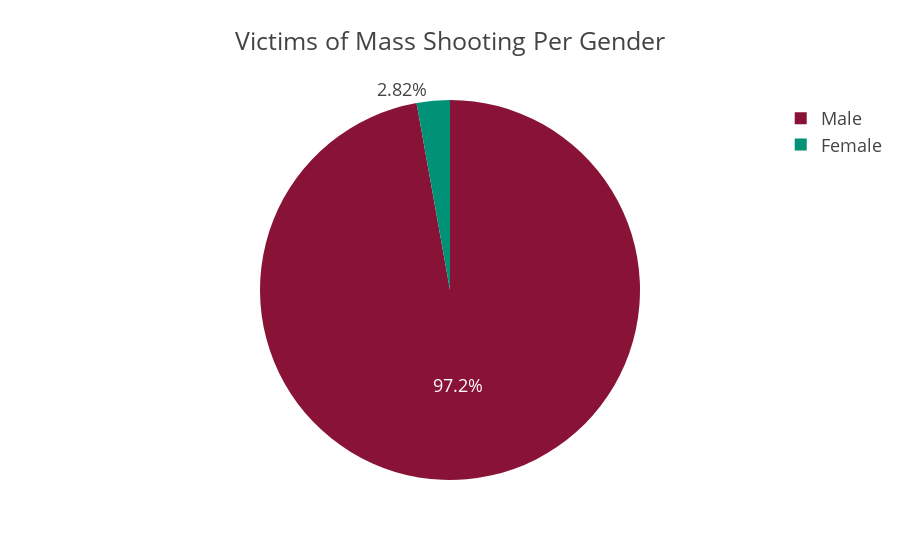

Here is the notebook cell this chart was saved with:
### Code cell
fig = px.pie(values= us_mass_shooting.GENDER.value_counts(), names=['Male','Female'], 
            title='Victims of Mass Shooting Per Gender',
            template='presentation',
            color_discrete_sequence=['#891336','#009277'],
            data_frame=us_mass_shooting)
fig

### Figure 1 — Plotly figure (JSON) as saved in the notebook; plotly's stock layout.template omitted (floating-point values rounded to 4 significant figures)
{"data": [{"domain": {"x": [0, 1], "y": [0, 1]}, "hovertemplate": "label=%{label}<br>value=%{value}<extra></extra>", "labels": ["Male", "Female"], "legendgroup": "", "name": "", "showlegend": true, "type": "pie", "values": [69, 2]}], "layout": {"legend": {"tracegroupgap": 0}, "piecolorway": ["#891336", "#009277"], "title": {"text": "Victims of Mass Shooting Per Gender"}}}
